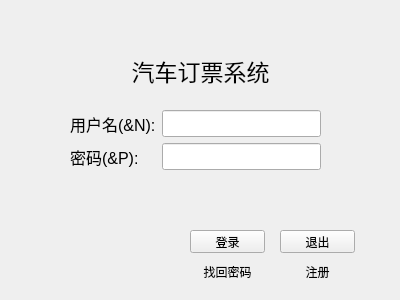
<?xml version="1.0" encoding="UTF-8"?>
<ui version="4.0">
 <class>denglu</class>
 <widget class="QDialog" name="denglu">
  <property name="geometry">
   <rect>
    <x>0</x>
    <y>0</y>
    <width>400</width>
    <height>300</height>
   </rect>
  </property>
  <property name="font">
   <font>
    <pointsize>9</pointsize>
   </font>
  </property>
  <property name="windowTitle">
   <string>登录</string>
  </property>
  <property name="windowOpacity">
   <double>1.000000000000000</double>
  </property>
  <property name="layoutDirection">
   <enum>Qt::LeftToRight</enum>
  </property>
  <property name="sizeGripEnabled">
   <bool>false</bool>
  </property>
  <property name="modal">
   <bool>false</bool>
  </property>
  <widget class="QWidget" name="formLayoutWidget">
   <property name="geometry">
    <rect>
     <x>70</x>
     <y>110</y>
     <width>251</width>
     <height>61</height>
    </rect>
   </property>
   <property name="font">
    <font>
     <pointsize>12</pointsize>
    </font>
   </property>
   <layout class="QFormLayout" name="formLayout_2">
    <item row="0" column="0">
     <widget class="QLabel" name="nLabel_2">
      <property name="font">
       <font>
        <pointsize>12</pointsize>
       </font>
      </property>
      <property name="text">
       <string>用户名(&amp;N):</string>
      </property>
      <property name="buddy">
       <cstring>nLineEdit</cstring>
      </property>
     </widget>
    </item>
    <item row="0" column="1">
     <widget class="QLineEdit" name="nLineEdit_2">
      <property name="font">
       <font>
        <pointsize>12</pointsize>
       </font>
      </property>
      <property name="text">
       <string/>
      </property>
      <property name="clearButtonEnabled">
       <bool>false</bool>
      </property>
     </widget>
    </item>
    <item row="1" column="0">
     <widget class="QLabel" name="pLabel_2">
      <property name="font">
       <font>
        <pointsize>12</pointsize>
       </font>
      </property>
      <property name="layoutDirection">
       <enum>Qt::LeftToRight</enum>
      </property>
      <property name="text">
       <string>密码(&amp;P):</string>
      </property>
      <property name="buddy">
       <cstring>pLineEdit</cstring>
      </property>
     </widget>
    </item>
    <item row="1" column="1">
     <widget class="QLineEdit" name="pLineEdit_2">
      <property name="font">
       <font>
        <pointsize>12</pointsize>
       </font>
      </property>
      <property name="text">
       <string/>
      </property>
      <property name="echoMode">
       <enum>QLineEdit::Password</enum>
      </property>
     </widget>
    </item>
   </layout>
  </widget>
  <widget class="QPushButton" name="pushButton">
   <property name="geometry">
    <rect>
     <x>280</x>
     <y>260</y>
     <width>75</width>
     <height>23</height>
    </rect>
   </property>
   <property name="text">
    <string>注册</string>
   </property>
   <property name="checkable">
    <bool>false</bool>
   </property>
   <property name="flat">
    <bool>true</bool>
   </property>
  </widget>
  <widget class="QPushButton" name="pushButton_2">
   <property name="geometry">
    <rect>
     <x>280</x>
     <y>230</y>
     <width>75</width>
     <height>23</height>
    </rect>
   </property>
   <property name="text">
    <string>退出</string>
   </property>
  </widget>
  <widget class="QPushButton" name="pushButton_3">
   <property name="geometry">
    <rect>
     <x>190</x>
     <y>230</y>
     <width>75</width>
     <height>23</height>
    </rect>
   </property>
   <property name="text">
    <string>登录</string>
   </property>
  </widget>
  <widget class="QPushButton" name="showChildButton">
   <property name="geometry">
    <rect>
     <x>190</x>
     <y>260</y>
     <width>75</width>
     <height>23</height>
    </rect>
   </property>
   <property name="text">
    <string>找回密码</string>
   </property>
   <property name="flat">
    <bool>true</bool>
   </property>
  </widget>
  <widget class="QLabel" name="label">
   <property name="geometry">
    <rect>
     <x>0</x>
     <y>50</y>
     <width>401</width>
     <height>41</height>
    </rect>
   </property>
   <property name="font">
    <font>
     <family>华文楷体</family>
     <pointsize>17</pointsize>
    </font>
   </property>
   <property name="text">
    <string>汽车订票系统</string>
   </property>
   <property name="alignment">
    <set>Qt::AlignCenter</set>
   </property>
  </widget>
 </widget>
 <resources/>
 <connections>
  <connection>
   <sender>pushButton_2</sender>
   <signal>clicked()</signal>
   <receiver>denglu</receiver>
   <slot>reject()</slot>
   <hints>
    <hint type="sourcelabel">
     <x>323</x>
     <y>239</y>
    </hint>
    <hint type="destinationlabel">
     <x>339</x>
     <y>201</y>
    </hint>
   </hints>
  </connection>
 </connections>
</ui>
